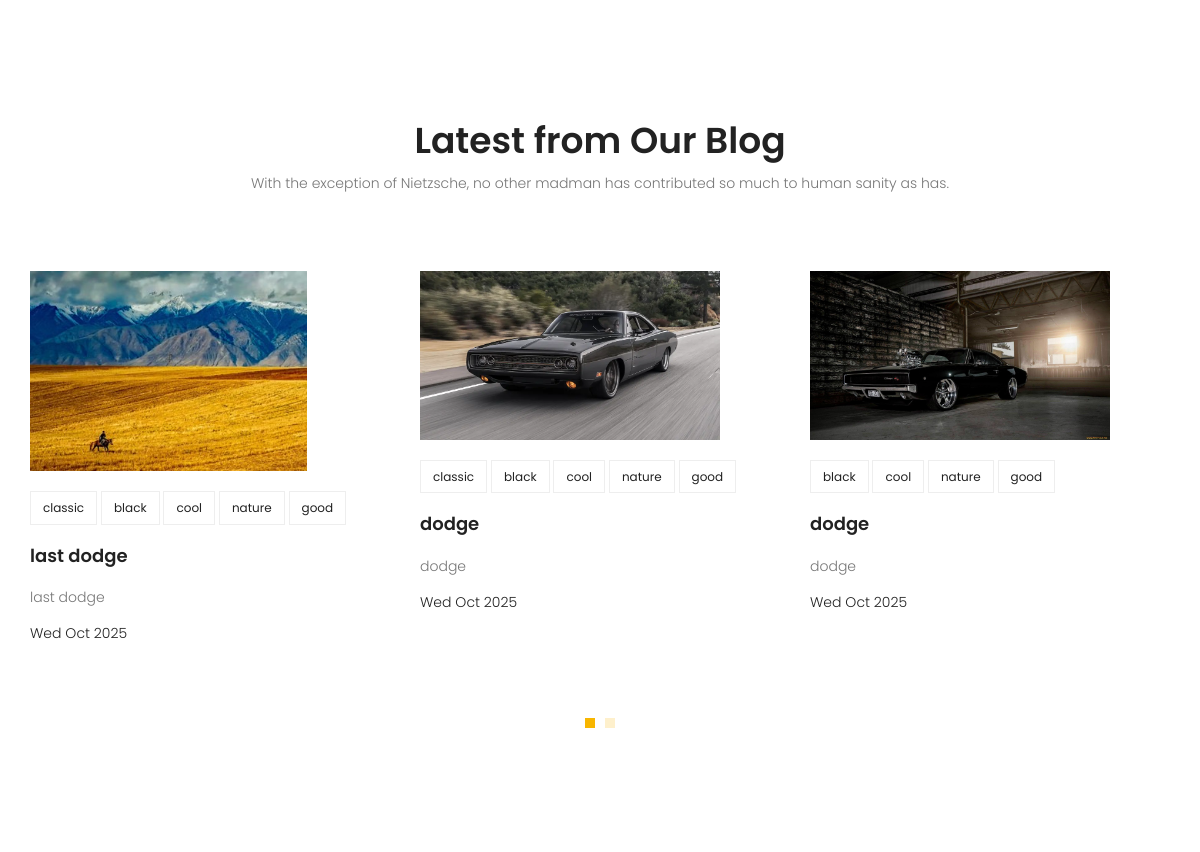
Before: / (middle part) with the older database file.
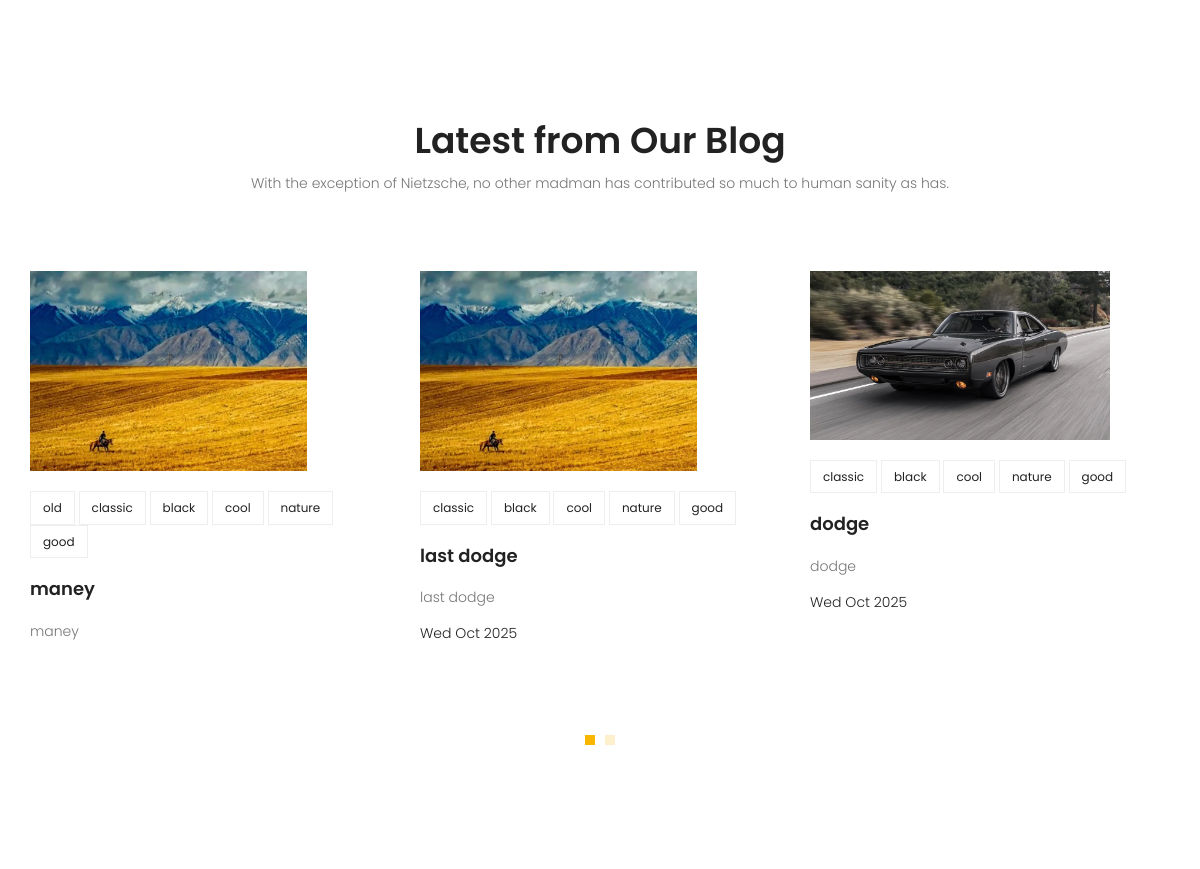
After: the same page with the newer database file.
### blog/models.py (models this page shows, shortened)
class Post(models.Model):
    image = models.ImageField(upload_to="blog/", default="blog/default.jpg")
    author = models.ForeignKey(User, on_delete=models.SET_NULL, null=True)
    category = models.ManyToManyField(Category)
    title = models.CharField(max_length=255)
    content = models.TextField()
    status = models.BooleanField(default=False)
    counted_views = models.IntegerField(default=0)
    published_date = models.DateTimeField(null=True, blank=True)
    created_time = models.DateTimeField(auto_now_add=True)
    updated_time = models.DateTimeField(auto_now=True)
    slug = models.SlugField(null=True)
    class Meta:
        ordering = ["-created_time"]

class Category(models.Model):
    category_type = models.CharField(max_length=100)

### home/views.py (the view)
# urls.py: path("", home_view, name="home"),
def home_view(request):
    if request.method == "POST":
        form = NewsLetterForm(request.POST)
        if form.is_valid():
            form.save()
            return HttpResponseRedirect("/")
    return render(request, "travelista/home/index.html")

### home/templatetags/home_tags.py (called while the page is built)
@register.inclusion_tag("travelista/home/add_lastest_tags.html")
def get_lastest_blogs():
    posts = Post.objects.filter(status=1)[:6]
    last_six_posts = {"posts": posts}
    return last_six_posts

### templates/travelista/home/index.html (shortened to what this page needs)
{% extends "base.html" %}
{% load static %}
{% load home_tags %}
{% block container %}
<section class="recent-blog-area section-gap">
	<div class="container">
		<div class="row d-flex justify-content-center">
			<div class="menu-content pb-60 col-lg-9">
				<div class="title text-center">
					<h1 class="mb-10">Latest from Our Blog</h1>
					<p>With the exception of Nietzsche, no other madman has contributed so much to human sanity as
						has.</p>
				</div>
			</div>
		</div>
		{% get_lastest_blogs %}
	</div>
</section>
{% endblock %}

### templates/base.html (shortened to what this page needs)
{% load static %}
<!DOCTYPE html>
<html lang="zxx" class="no-js">
<head>
    <link rel="stylesheet" href="{% static 'css/linearicons.css' %}">
    <link rel="stylesheet" href="{% static 'css/font-awesome.min.css' %}">
    <link rel="stylesheet" href="{% static 'css/bootstrap.css' %}">
    <link rel="stylesheet" href="{% static 'css/magnific-popup.css' %}">
    <link rel="stylesheet" href="{% static 'css/jquery-ui.css' %}">
    <link rel="stylesheet" href="{% static 'css/nice-select.css' %}">
    <link rel="stylesheet" href="{% static 'css/animate.min.css' %}">
    <link rel="stylesheet" href="{% static 'css/owl.carousel.css' %}">
    <link rel="stylesheet" href="{% static 'css/main.css' %}">
    <link rel="stylesheet" href="{% static 'css/messages.css' %}">
</head>
<body>
    {% block container %}
    {% endblock container %}
</body>
</html>

### templates/travelista/home/add_lastest_tags.html
<div class="row">
    <div class="active-recent-blog-carusel">
        {% for post in posts %}
        <div class="single-recent-blog-post item">
            <div class="thumb">
                <img class="img-fluid" src="{{ post.image.url }}" alt="">
            </div>
            <div class="details">
                <div class="tags">
                    <ul>
                        {% for category in post.category.all %}
                        <li>
                            <a href="{% url 'blog:categories' category.category_type %}">{{category.category_type}}</a>
                        </li>
                        {% endfor %}
                    </ul>
                </div>
                <a href="{% url 'blog:single' slug=post.slug post_id=post.id %}">
                    <h4 class="title">{{post.title}}</h4>
                </a>
                <p>
                    {{post.title}}
                </p>
                <h6 class="date">{{post.published_date|date:"D M Y"}}</h6>
            </div>
        </div>
        {% endfor %}
    </div>
</div>

### statics/css/main.css (style rules this page uses)
body { color: #777777; font-family: "Poppins", sans-serif; font-size: 14px; font-weight: 300; line-height: 1.625em; position: relative; }
ol, ul { margin: 0; padding: 0; list-style: none; }
h1, h2, h3, h4, h5, h6 { font-family: "Poppins", sans-serif; color: #222222; line-height: 1.2em !important; margin-bottom: 0; margin-top: 0; font-weight: 600; }
h1, .h1 { font-size: 36px; }
h4, .h4 { font-size: 18px; }
h6, .h6 { font-size: 14px; color: #222222; }
.mb-10 { margin-bottom: 10px; }
.pb-60 { padding-bottom: 60px; }
.text-center { text-align: center; }
h1 { font-size: 36px; }
h4 { font-size: 18px; }
h6 { font-size: 14px; }
h1, h2, h3, h4, h5, h6 { line-height: 1.5em; }
.section-gap { padding: 120px 0; }
.recent-blog-area .single-recent-blog-post .thumb { overflow: hidden; }
.recent-blog-area .single-recent-blog-post .thumb img { -webkit-transition: all 0.3s ease 0s; -moz-transition: all 0.3s ease 0s; -o-transition: all 0.3s ease 0s; transition: all 0.3s ease 0s; }
.recent-blog-area .single-recent-blog-post .tags { margin: 20px 0px; }
.recent-blog-area .single-recent-blog-post .tags li { display: inline-block; border: 1px solid #eee; padding: 4px 12px; -webkit-transition: all 0.3s ease 0s; -moz-transition: all 0.3s ease 0s; -o-transition: all 0.3s ease 0s; transition: all 0.3s ease 0s; }
.recent-blog-area .single-recent-blog-post .tags li a { font-weight: 400; font-size: 12px; color: #222; }
.recent-blog-area .single-recent-blog-post .title { -webkit-transition: all 0.3s ease 0s; -moz-transition: all 0.3s ease 0s; -o-transition: all 0.3s ease 0s; transition: all 0.3s ease 0s; margin: 20px 0; }
.recent-blog-area .single-recent-blog-post .date { color: #222; font-weight: 300; }

Changed rows visible on the page:
no longer on this page (row unchanged): Post: image (picture), title "dodge", published_date "Wed Oct 2025", Category (category_type "black"), Category (category_type "cool"), Category (category_type "nature"), Category (category_type "good")
added Post: image (placeholder picture), title "maney", Category (category_type "classic"), Category (category_type "black"), Category (category_type "cool"), Category (category_type "nature"), Category (category_type "good")
now on this page (row unchanged): Category: category_type "old", shown under "maney"
